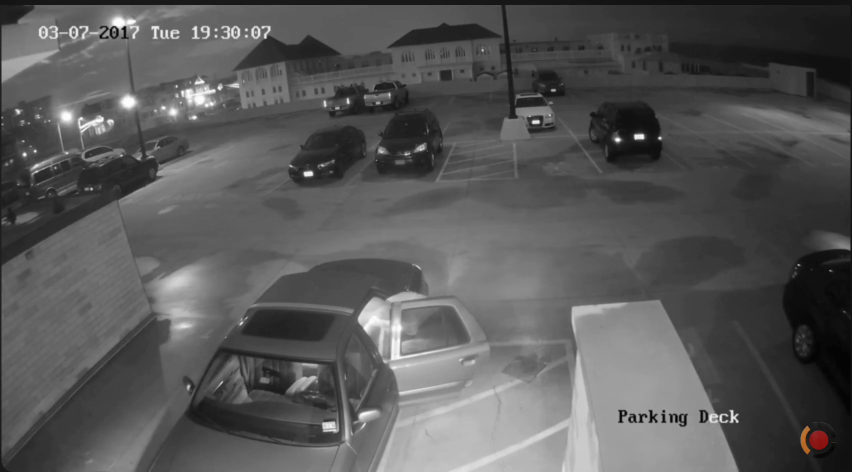
#> input picture frame 186 of car-parking/S.mp4, 1704 x 944 px, given in place of carPark.mp4, which was not available (shown at 1/2 size)
$ python 1.py
#> lines starting #> are read from the running program, lines starting #| are printed output that depends on the picture; after the words box and inside, x2 and y2 are one past the last pixel; in counts of white or black regions, pixels touching at a corner belong together; pictures that were not available may be replaced by others from this repository, and a replacement may not be noted
import cv2
import numpy as np

# Background subtractor
fgbg = cv2.createBackgroundSubtractorMOG2()

# Dictionary to track previous object positions
previous_positions = {}

# Load video file
video_path = r"C:\Users\akshi\Downloads\carPark.mp4"  # Raw string to handle backslashes
cap = cv2.VideoCapture(video_path)

if not cap.isOpened():
    print("Error: Could not open video.")
    exit()

try:
    while cap.isOpened():
        ret, frame = cap.read()
#> frame is the input picture: shape (944, 1704, 3); mean B, G, R 87.9, 87.9, 88.1
        if not ret:
            break

        # Simulate depth data (in a real scenario, you would use actual depth data)
        gray_frame = cv2.cvtColor(frame, cv2.COLOR_BGR2GRAY)
        depth_image = cv2.GaussianBlur(gray_frame, (5, 5), 0)
        depth_image = cv2.Canny(depth_image, 50, 150)
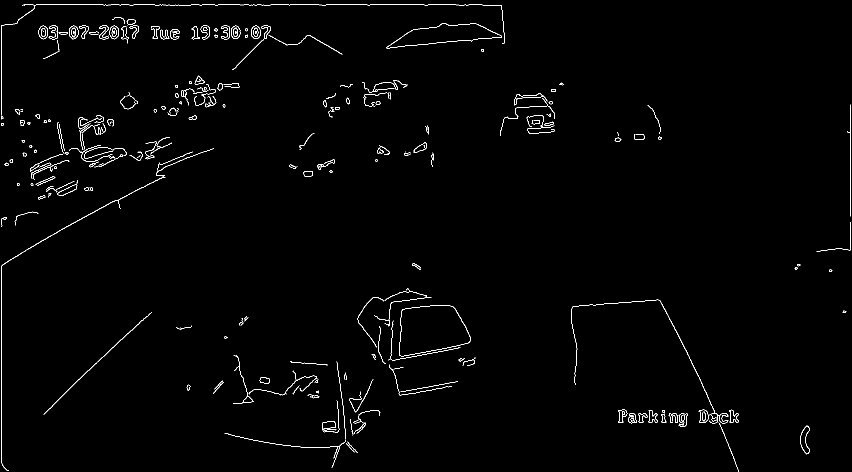
#> depth_image: shape (944, 1704) (shown at 1/2 size); 1.1% white in thin lines or dots

        # Background subtraction
        fgmask = fgbg.apply(frame)
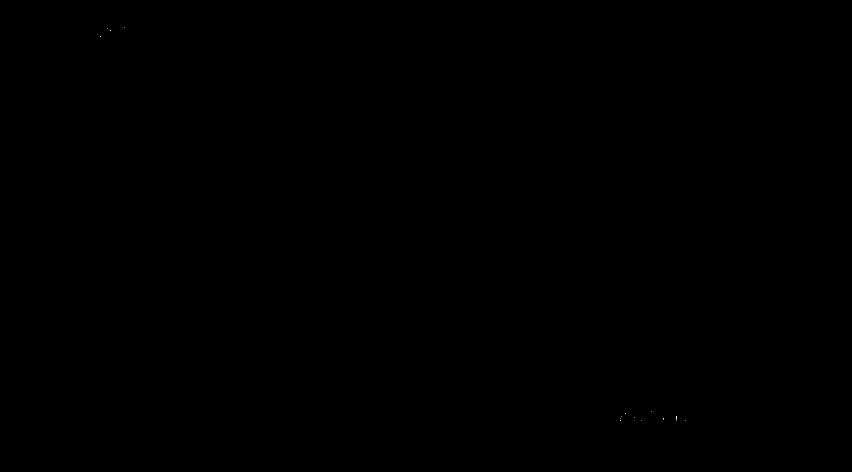
#> fgmask: shape (944, 1704) (shown at 1/2 size); values 127 (black) and 255 (white), 0% white in thin lines or dots, all inside (x1, y1, x2, y2) = (201, 55, 1371, 842)

        # Threshold the simulated depth image to detect objects within a certain range
        depth_threshold = (depth_image > 50) & (depth_image < 200)  # Simulated depth range
#> depth_threshold: shape (944, 1704) bool; every value is 0
        thresholded_depth = np.zeros_like(depth_image)
        thresholded_depth[depth_threshold] = 255

        # Find contours in the thresholded depth image
        contours, _ = cv2.findContours(thresholded_depth.astype(np.uint8), cv2.RETR_EXTERNAL, cv2.CHAIN_APPROX_SIMPLE)

        for i, cnt in enumerate(contours):
            x, y, w, h = cv2.boundingRect(cnt)
            object_center = (x + w // 2, y + h // 2)

            # Compare with previous position for behavior analysis
            if i in previous_positions:
                previous_position = previous_positions[i]
                movement = np.linalg.norm(np.array(object_center) - np.array(previous_position))

                # Check if the object is loitering (minimal movement)
                if movement < 10:
                    cv2.putText(frame, 'Loitering', (x, y - 30), cv2.FONT_HERSHEY_SIMPLEX, 0.9, (0, 0, 255), 2)

            previous_positions[i] = object_center
            cv2.rectangle(frame, (x, y), (x + w, y + h), (0, 255, 0), 2)
#> after the loop, previous_positions = 0 items

        # Display the output
        cv2.imshow('Suspicious Behavior Detection', frame)

        if cv2.waitKey(1) & 0xFF == ord('q'):
#> (key q is pressed here)
            break

finally:
    cap.release()
    cv2.destroyAllWindows()

$ run again, starting later in the video
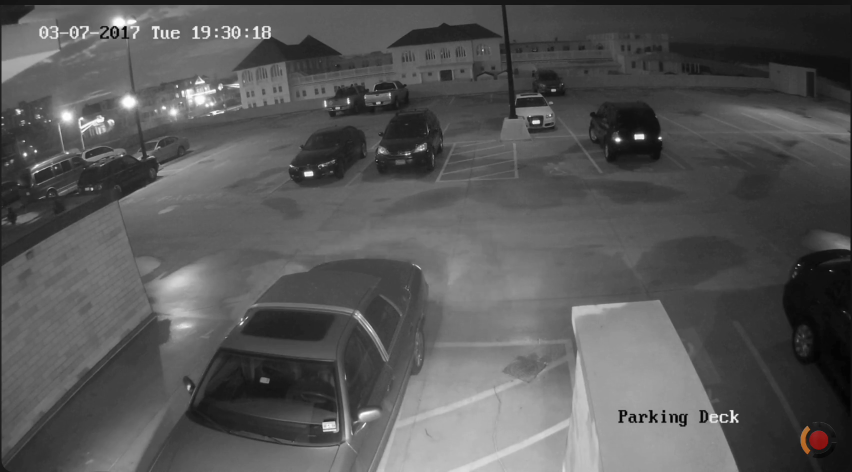
#> input picture frame 838 of car-parking/S.mp4, 1704 x 944 px, given in place of carPark.mp4, which was not available (shown at 1/2 size)
#> frame is the input picture: shape (944, 1704, 3); mean B, G, R 86.7, 86.7, 86.8
#> `depth_image = cv2.Canny(depth_image, 50, 150)`:
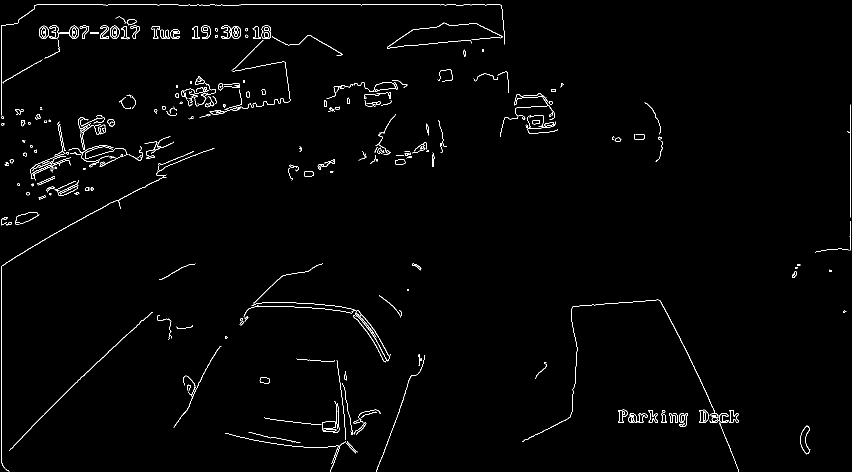
#> depth_image: shape (944, 1704) (shown at 1/2 size); 1.3% white in thin lines or dots
#> fgmask: shape (944, 1704); values 127 (black) and 255 (white), 0.01% white in thin lines or dots, all inside (x1, y1, x2, y2) = (202, 54, 1372, 852)
#> depth_threshold: shape (944, 1704) bool; every value is 0
#> after the loop `for i, cnt in enumerate(contours):`: previous_positions = 0 items

$ run again, starting later in the video
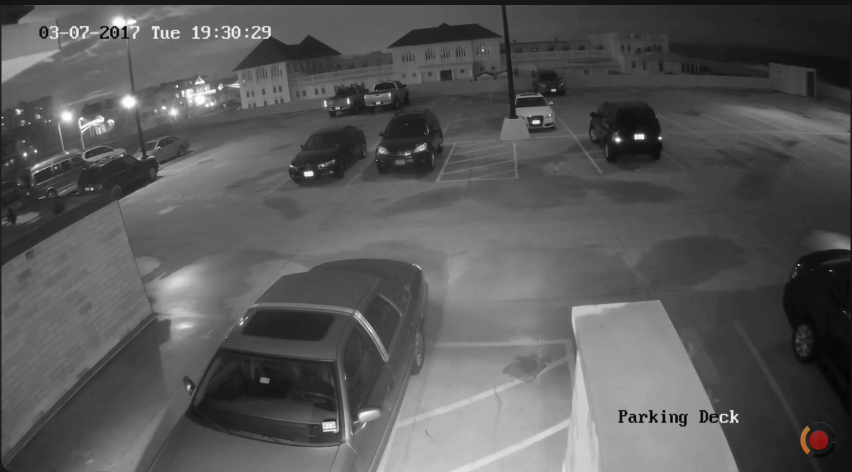
#> input picture frame 1490 of car-parking/S.mp4, 1704 x 944 px, given in place of carPark.mp4, which was not available (shown at 1/2 size)
#> frame is the input picture: shape (944, 1704, 3); mean B, G, R 88.5, 88.6, 88.7
#> `depth_image = cv2.Canny(depth_image, 50, 150)`:
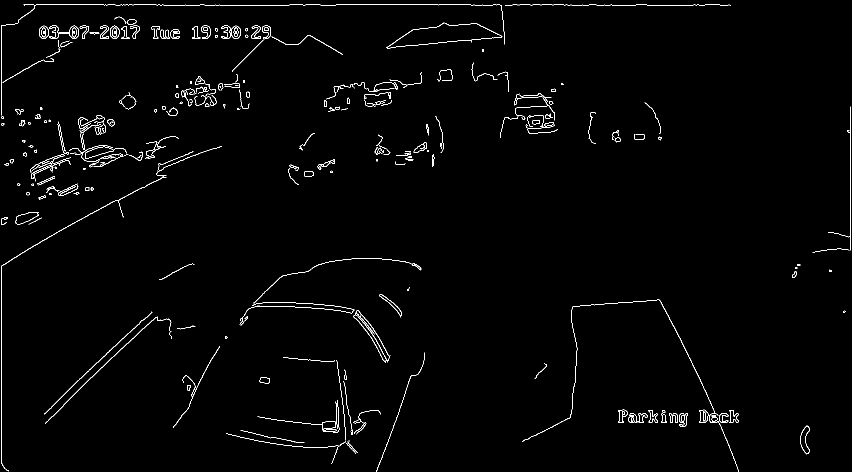
#> depth_image: shape (944, 1704) (shown at 1/2 size); 1.4% white in thin lines or dots
#> fgmask: shape (944, 1704); values 127 (black) and 255 (white), 0% white in thin lines or dots, all inside (x1, y1, x2, y2) = (92, 54, 1659, 845)
#> depth_threshold: shape (944, 1704) bool; every value is 0
#> after the loop `for i, cnt in enumerate(contours):`: previous_positions = 0 items
